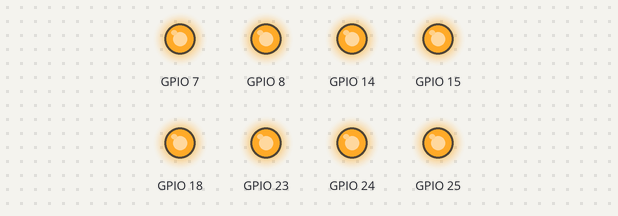
Simulated run of this program. Board: Raspberry Pi (BCM pin numbers). On the bench: output pins drawn as LEDs (lit = HIGH). At 4.0 s the program stops and its outputs stay as they are.

Above: at 0.1 s.
At 1.1 s:
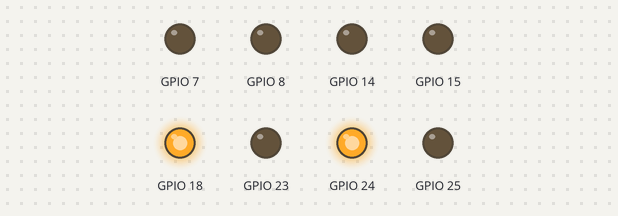
At 2.1 s:
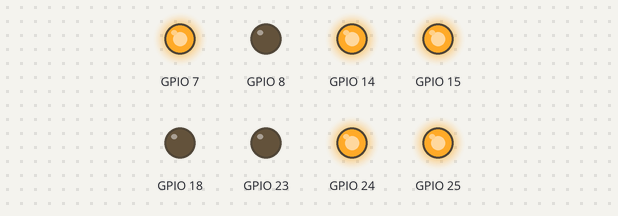
At 3.1 s:
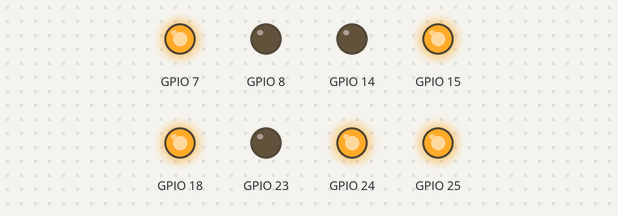
At 4.1 s:
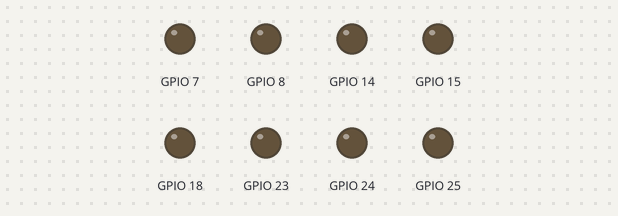
Timing chart, 0 to 5.5 s (numbered marks = the images above):
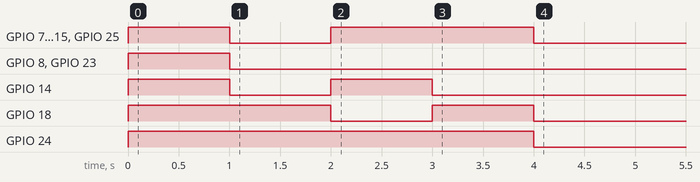

The program:

7segment.py
```python
#!/usr/bin/pyhton
# coding=utf-8

import RPi.GPIO as GPIO
import time


def init(pinList):
    GPIO.setmode(GPIO.BCM)
    for pin in pinList:
        GPIO.setup(pin, GPIO.OUT)
        GPIO.output(pin, GPIO.LOW)


def switchOff(pinList):
    for pin in pinList:
        GPIO.output(pin, GPIO.LOW)


def switchOn(pinList):
    for pin in pinList:
        GPIO.output(pin, GPIO.HIGH)


delay = 1

pin1 = 14
pin2 = 15
pin3 = 18
pin4 = 23
pin5 = 24
pin6 = 25
pin7 = 8
pin8 = 7

pinList = [pin1, pin2, pin3, pin4, pin5, pin6, pin7, pin8]

init(pinList)

switchOn(pinList)
time.sleep(delay)
switchOff(pinList)


# count from 1...3
number1 = [pin3, pin5]
switchOn(number1)
time.sleep(delay)
switchOff(number1)

number2 = [pin6, pin5, pin8, pin1, pin2]
switchOn(number2)
time.sleep(delay)
switchOff(number2)

number3 = [pin6, pin5, pin8, pin3, pin2]
switchOn(number3)
time.sleep(delay)
switchOff(number3)

GPIO.cleanup()
```

Measured:
- by itself, GPIO 7, GPIO 15, GPIO 25: LOW → HIGH at 0.00 s, → LOW 1.0 s later, → HIGH 1.0 s later, → LOW 2.0 s later
- by itself, GPIO 8, GPIO 23: LOW → HIGH at 0.00 s, → LOW 1.0 s later
- by itself, GPIO 14: alternates HIGH for 1.0 s and LOW for 1.0 s, 4 changes in all, then stays LOW
- by itself, GPIO 18: LOW → HIGH at 0.00 s, → LOW 2.0 s later, → HIGH 1.0 s later, → LOW 1.0 s later
- by itself, GPIO 24: LOW → HIGH at 0.00 s, → LOW 4.0 s later
